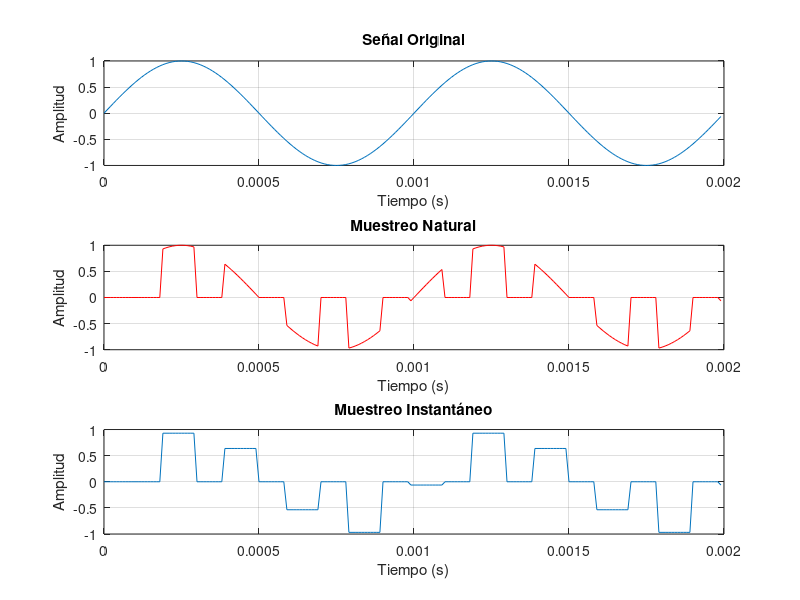

Source code (MATLAB):
clc;
close all;
clear all;

% Parámetros de configuración
fm = 100000; % Hz
tm = 1/fm;  % segundos
ls = 200;  % largo de la señal
f_c = 1000; % Hz
f_s = 5000; % Hz
t_s = 1/f_s;    % segundos
tau = 0.5*t_s;  % segundos
d_nat = tau/t_s;    % ciclo de trabajo para muestreo natural
d_inst = tau/tm;    % ciclo de trabajo para muestreo instantáneo

% Vectores
t = (0:ls-1)*tm;
m_t = sin(2*pi*f_c*t);

% Auxiliares
r = floor(t_s/tm);
s = floor(tau/tm);

% Muestreo natural
s_nat = zeros(1,length(t));
for i=1:length(m_t)
    if mod(i,r)==0
        s_nat(i:i+s) = 1;
    end
end
s_nat = s_nat(1:length(t));
m_t_nat = m_t.*s_nat;

% Muestreo instantáneo
m_t_inst = zeros(1,length(t));
for i=1:length(m_t)
    if mod(i,r)==0
        m_t_inst(i:i+s) = m_t(i);
    end
end
m_t_inst = m_t_inst(1:length(t));

% Gráficas en subplots
figure;

subplot(3,1,1);
plot(t,m_t); % Señal original
grid on;
xlabel('Tiempo (s)');
ylabel('Amplitud');
title('Señal Original');

subplot(3,1,2);
plot(t,m_t_nat,'-r'); % Señal muestreada de forma natural
grid on;
xlabel('Tiempo (s)');
ylabel('Amplitud');
title('Muestreo Natural');

subplot(3,1,3);
plot(t,m_t_inst); % Señal muestreada de forma instantánea
grid on;
xlabel('Tiempo (s)');
ylabel('Amplitud');
title('Muestreo Instantáneo');